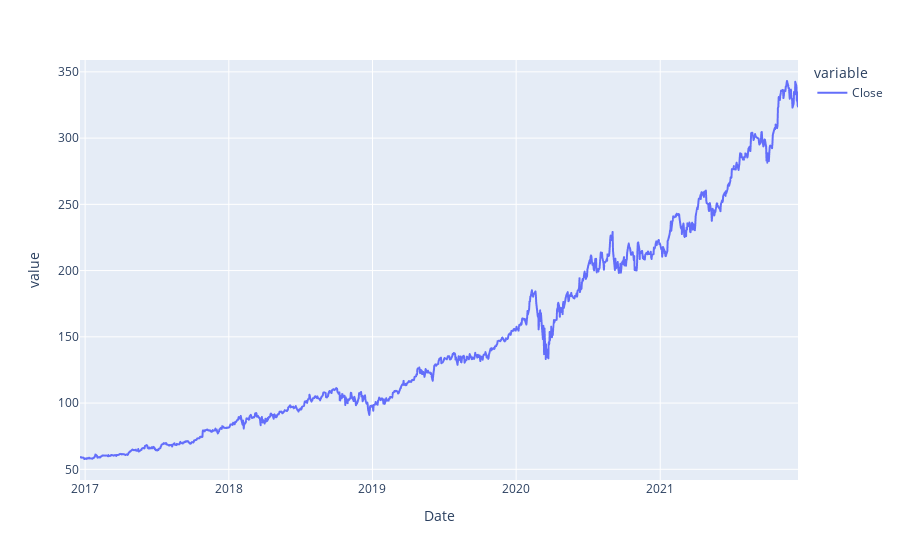

Notebook source saved alongside this figure:
### Code cell
stock_data = yff.Ticker("MSFT").history("5y")
px.line(stock_data['Close'])

### Figure 1 — Plotly figure (JSON) as saved in the notebook; plotly's stock layout.template omitted (floating-point values rounded to 4 significant figures; data arrays with more than 128 entries replaced by an {"elided": "..."} marker saying what was removed)
{"data": [{"hovertemplate": "variable=Close<br>Date=%{x}<br>value=%{y}<extra></extra>", "legendgroup": "Close", "line": {"color": "#636efa", "dash": "solid"}, "mode": "lines", "name": "Close", "showlegend": true, "type": "scattergl", "x": {"elided": "1259 str values"}, "xaxis": "x", "y": {"elided": "1259 float values"}, "yaxis": "y"}], "layout": {"legend": {"title": {"text": "variable"}, "tracegroupgap": 0}, "margin": {"t": 60}, "xaxis": {"anchor": "y", "domain": [0, 1], "title": {"text": "Date"}}, "yaxis": {"anchor": "x", "domain": [0, 1], "title": {"text": "value"}}}}
